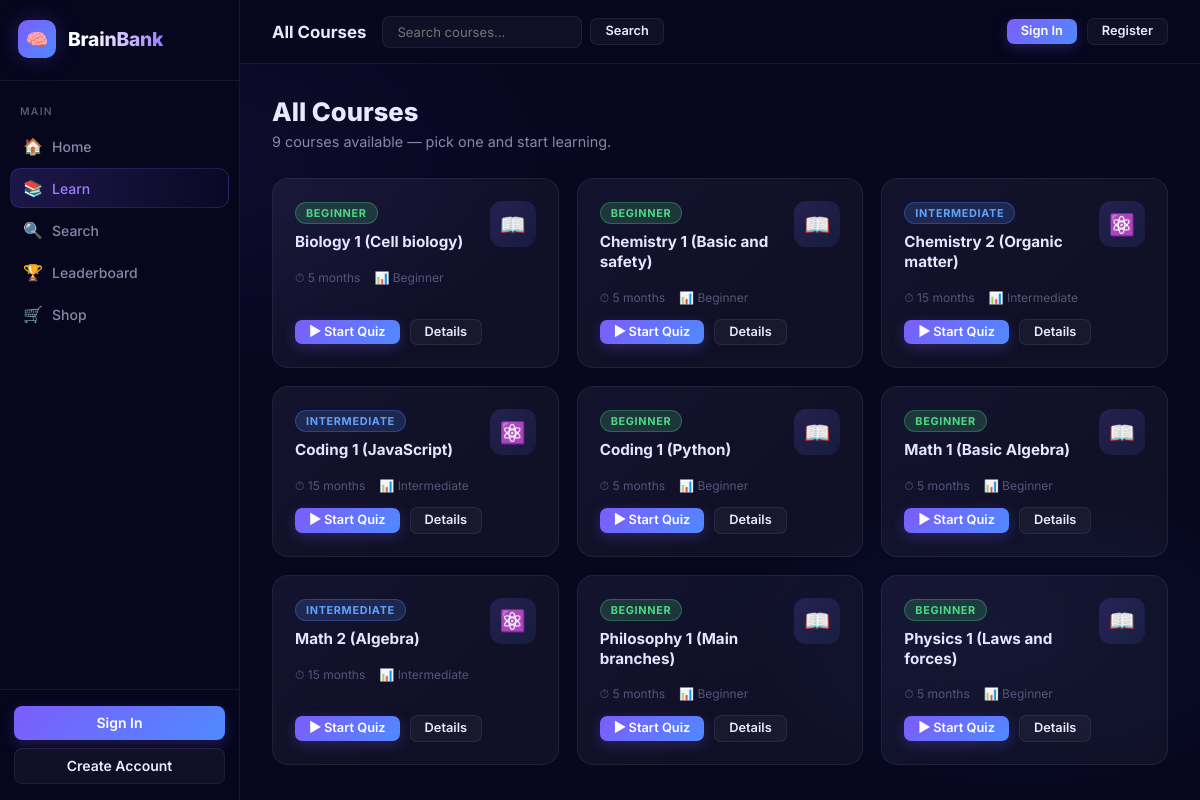
Page /courses/ on the committed database.
### courses/models.py (models this page shows, shortened)
class Course(models.Model):
    title = models.CharField(max_length=200)
    description = models.TextField()
    duration = models.IntegerField(help_text="Duration in minutes", default=30)
    level = models.CharField(max_length=50, choices=[
        ('Beginner', 'Beginner'),
        ('Intermediate', 'Intermediate'),
        ('Advanced', 'Advanced')
    ], default='Beginner')
    content = models.TextField(blank=True, null=True, help_text="Full HTML content for this course")

### courses/views.py (the view, shortened to what this page needs)
# urls.py: path('courses/', views.course_list, name='course_list'),
def course_list(request):
    courses = Course.objects.select_related('quiz').order_by('title')
    completed_course_ids = []
    player_profile = None
    context = {
        'courses': courses,
        'completed_course_ids': completed_course_ids,
        'player_profile': player_profile
    }
    return render(request, 'course_list.html', context)

### courses/context_processors.py (called while the page is built, shortened)
def active_effects(request):
    return {'active_effects': []}

### courses/templates/course_list.html (shortened to what this page needs)
{% extends "base.html" %}
{% block page_title %}All Courses{% endblock %}
{% block nav_learn %}active{% endblock %}
{% block topbar_extra %}
<form method="get" action="{% url 'course_search' %}" style="display:flex;gap:8px;align-items:center;">
    <input type="text" name="q" placeholder="Search courses…"
           style="background:var(--surface);border:1px solid var(--border);border-radius:8px;
                  padding:7px 14px;color:var(--text);font-size:0.82rem;font-family:inherit;
                  width:200px;outline:none;">
    <button type="submit" class="btn btn-ghost btn-sm">Search</button>
</form>
{% endblock %}
{% block content %}
    <div class="courses-header">
        <h1>All Courses</h1>
        <p>{{ courses|length }} course{{ courses|length|pluralize }} available — pick one and start learning.</p>
    </div>
    <div class="course-list-grid">
        {% for course in courses %}
        <div class="course-list-card">
            <div class="clc-top">
                <div>
                    {% if course.level %}
                    <span class="badge
                        {% if course.level == 'Advanced' %}badge-purple
                        {% elif course.level == 'Intermediate' %}badge-blue
                        {% else %}badge-green{% endif %}">
                        {{ course.level }}
                    </span>
                    {% endif %}
                    <a href="{% url 'course_detail' course.pk %}" class="clc-title" style="display:block;margin-top:8px;">
                        {{ course.title }}
                    </a>
                </div>
                <div class="clc-icon">
                    {% if course.level == "Advanced" %}🔬
                    {% elif course.level == "Intermediate" %}⚛️
                    {% else %}📖{% endif %}
                </div>
            </div>
            <div class="clc-meta">
                <span>⏱ {{ course.duration }} months</span>
                {% if course.level %}<span>📊 {{ course.level }}</span>{% endif %}
            </div>
            <div class="clc-actions">
                <a href="{% url 'quiz' course.pk 1 %}" class="btn btn-primary btn-sm">▶ Start Quiz</a>
                <a href="{% url 'course_detail' course.pk %}" class="btn btn-ghost btn-sm">Details</a>
            </div>
        </div>
        {% empty %}
        <div class="card" style="grid-column:1/-1;text-align:center;padding:48px;color:var(--text-muted);">
            No courses available yet.
        </div>
        {% endfor %}
    </div>
{% endblock %}

### courses/templates/base.html (style rules this page uses)
:root { --bg: #07071e; --surface: rgba(255, 255, 255, 0.04); --surface-hover: rgba(255, 255, 255, 0.08); --border: rgba(255, 255, 255, 0.07); --border-active: rgba(124, 92, 252, 0.4); --sidebar-bg: rgba(7, 7, 30, 0.98); --primary: #7c5cfc; --primary-light: #9d7fff; --primary-glow: rgba(124, 92, 252, 0.25); --secondary: #4f8aff; --accent-orange: #ff8c42; --accent-green: #4ade80; --accent-cyan: #22d3ee; --accent-yellow: #fbbf24; --text: #e8e8ff; --text-muted: #55557a; --text-dim: #8888aa; --sidebar-width: 240px; --topbar-h: 64px; --radius-lg: 16px; --radius-md: 12px; --radius-sm: 8px; }
*, *::before, *::after { margin: 0; padding: 0; box-sizing: border-box; }
body { font-family: 'Inter', -apple-system, BlinkMacSystemFont, sans-serif; background: var(--bg); color: var(--text); min-height: 100vh; display: flex; overflow-x: hidden; }
body::before { content: ''; position: fixed; inset: 0; background: radial-gradient(ellipse 60% 50% at 15% 20%, rgba(124,92,252,0.07) 0%, transparent 60%), radial-gradient(ellipse 50% 40% at 85% 80%, rgba(79,138,255,0.05) 0%, transparent 60%); pointer-events: none; z-index: 0; }
.btn { display: inline-flex; align-items: center; justify-content: center; gap: 7px; padding: 10px 20px; border-radius: var(--radius-sm); font-size: 0.875rem; font-weight: 600; text-decoration: none; border: none; cursor: pointer; transition: all 0.18s ease; font-family: 'Inter', sans-serif; line-height: 1; }
.btn-primary { background: linear-gradient(135deg, var(--primary) 0%, var(--secondary) 100%); color: white; box-shadow: 0 4px 14px var(--primary-glow); }
.btn-ghost { background: var(--surface); color: var(--text); border: 1px solid var(--border); }
.btn-sm { padding: 6px 14px; font-size: 0.8rem; border-radius: 7px; }
.badge { display: inline-block; padding: 3px 10px; border-radius: 20px; font-size: 0.68rem; font-weight: 700; text-transform: uppercase; letter-spacing: 0.06em; }
.badge-blue { background: rgba(79,138,255,0.18); color: #60a5fa; border: 1px solid rgba(79,138,255,0.3); }
.badge-green { background: rgba(74,222,128,0.18); color: #4ade80; border: 1px solid rgba(74,222,128,0.3); }

### courses/templates/course_list.html (style rules this page uses)
.courses-header { margin-bottom: 28px; }
.courses-header h1 { font-size: 1.6rem; font-weight: 800; margin-bottom: 6px; }
.courses-header p { font-size: 0.9rem; color: var(--text-dim); }
.course-list-grid { display: grid; grid-template-columns: repeat(auto-fill, minmax(280px, 1fr)); gap: 18px; }
.course-list-card { background: var(--surface); border: 1px solid var(--border); border-radius: var(--radius-lg); padding: 22px; display: flex; flex-direction: column; gap: 14px; transition: all 0.2s ease; position: relative; overflow: hidden; }
.course-list-card::after { content: ''; position: absolute; inset: 0; background: linear-gradient(135deg, rgba(124,92,252,0.04) 0%, transparent 60%); pointer-events: none; }
.clc-top { display: flex; align-items: flex-start; justify-content: space-between; gap: 12px; }
.clc-icon { width: 46px; height: 46px; background: linear-gradient(135deg, rgba(124,92,252,0.2), rgba(79,138,255,0.1)); border-radius: 12px; display: flex; align-items: center; justify-content: center; font-size: 1.3rem; flex-shrink: 0; }
.clc-title { font-size: 0.95rem; font-weight: 700; line-height: 1.3; margin-bottom: 4px; color: var(--text); text-decoration: none; }
.clc-meta { display: flex; gap: 14px; font-size: 0.75rem; color: var(--text-muted); }
.clc-actions { display: flex; align-items: center; gap: 10px; margin-top: auto; }

### rows in the picture
Course: level "BEGINNER", title "Biology 1 (Cell biology)", duration "5", level "Beginner"
Course: level "BEGINNER", title "Chemistry 1 (Basic and safety)", duration "5", level "Beginner"
Course: level "INTERMEDIATE", title "Chemistry 2 (Organic matter)", duration "15", level "Intermediate"
Course: level "INTERMEDIATE", title "Coding 1 (JavaScript)", duration "15", level "Intermediate"
Course: level "BEGINNER", title "Coding 1 (Python)", duration "5", level "Beginner"
Course: level "BEGINNER", title "Math 1 (Basic Algebra)", duration "5", level "Beginner"
Course: level "INTERMEDIATE", title "Math 2 (Algebra)", duration "15", level "Intermediate"
Course: level "BEGINNER", title "Philosophy 1 (Main branches)", duration "5", level "Beginner"
Course: level "BEGINNER", title "Physics 1 (Laws and forces)", duration "5", level "Beginner"

### other values in the picture
{{ courses|length }} "9"
